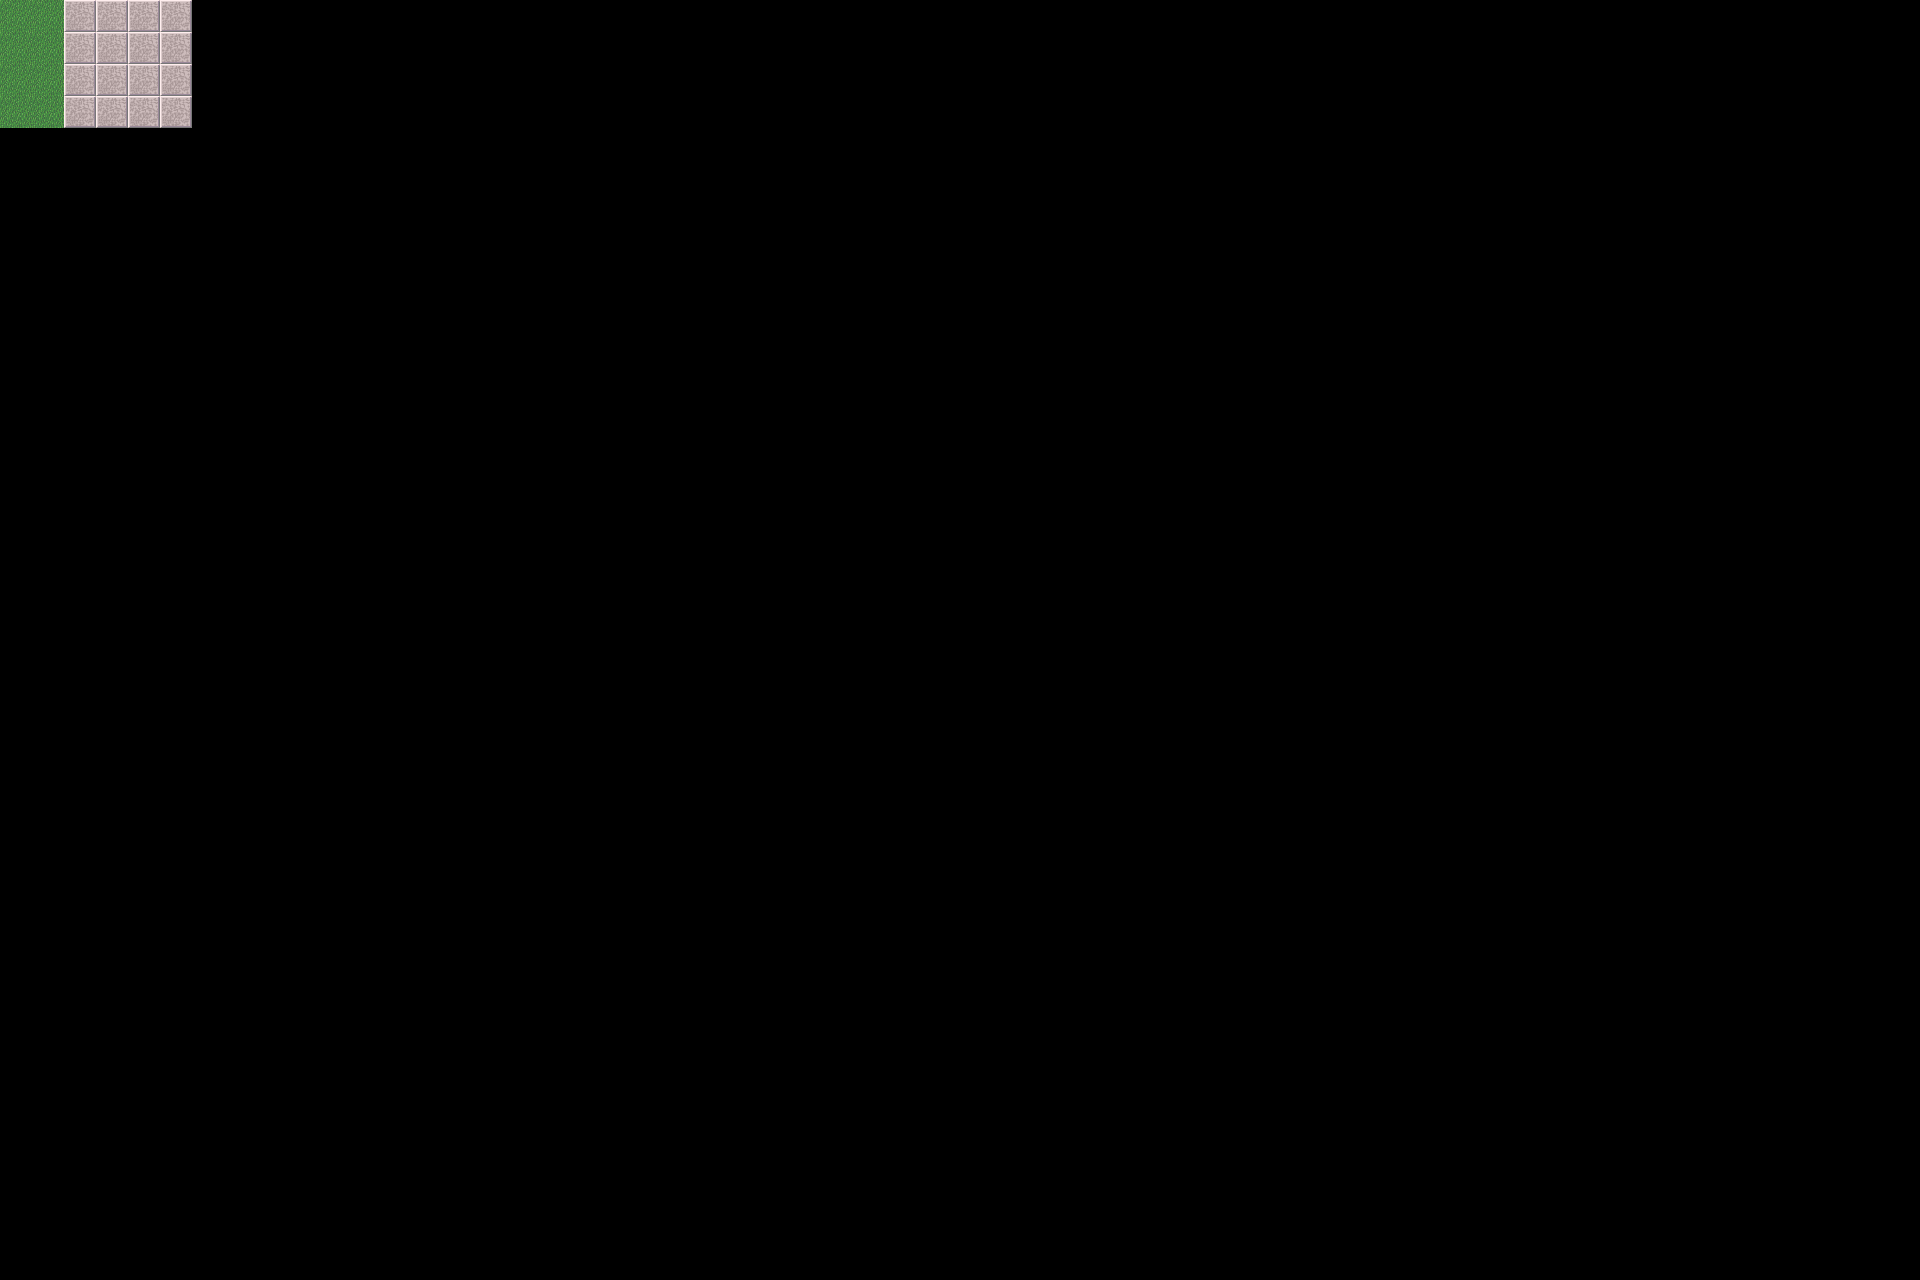

Tiled map render using the project's own tile images. Description and the whole map definition, tile-layer contents included, below:
An orthogonal 60x40 tile map with 32x32 px tiles, 1 tile layer (图块层 1).

<map version="1.10" tiledversion="1.10.1" orientation="orthogonal" renderorder="right-down" width="60" height="40" tilewidth="32" tileheight="32" infinite="0" nextlayerid="2" nextobjectid="1">
 <tileset firstgid="1" source="map1.tsx" />
 <layer id="1" name="图块层 1" width="60" height="40">
  <data encoding="csv">
1,1,3,3,3,3,0,0,0,0,0,0,0,0,0,0,0,0,0,0,0,0,0,0,0,0,0,0,0,0,0,0,0,0,0,0,0,0,0,0,0,0,0,0,0,0,0,0,0,0,0,0,0,0,0,0,0,0,0,0,
1,1,3,3,3,3,0,0,0,0,0,0,0,0,0,0,0,0,0,0,0,0,0,0,0,0,0,0,0,0,0,0,0,0,0,0,0,0,0,0,0,0,0,0,0,0,0,0,0,0,0,0,0,0,0,0,0,0,0,0,
1,1,3,3,3,3,0,0,0,0,0,0,0,0,0,0,0,0,0,0,0,0,0,0,0,0,0,0,0,0,0,0,0,0,0,0,0,0,0,0,0,0,0,0,0,0,0,0,0,0,0,0,0,0,0,0,0,0,0,0,
1,1,3,3,3,3,0,0,0,0,0,0,0,0,0,0,0,0,0,0,0,0,0,0,0,0,0,0,0,0,0,0,0,0,0,0,0,0,0,0,0,0,0,0,0,0,0,0,0,0,0,0,0,0,0,0,0,0,0,0,
0,0,0,0,0,0,0,0,0,0,0,0,0,0,0,0,0,0,0,0,0,0,0,0,0,0,0,0,0,0,0,0,0,0,0,0,0,0,0,0,0,0,0,0,0,0,0,0,0,0,0,0,0,0,0,0,0,0,0,0,
0,0,0,0,0,0,0,0,0,0,0,0,0,0,0,0,0,0,0,0,0,0,0,0,0,0,0,0,0,0,0,0,0,0,0,0,0,0,0,0,0,0,0,0,0,0,0,0,0,0,0,0,0,0,0,0,0,0,0,0,
0,0,0,0,0,0,0,0,0,0,0,0,0,0,0,0,0,0,0,0,0,0,0,0,0,0,0,0,0,0,0,0,0,0,0,0,0,0,0,0,0,0,0,0,0,0,0,0,0,0,0,0,0,0,0,0,0,0,0,0,
0,0,0,0,0,0,0,0,0,0,0,0,0,0,0,0,0,0,0,0,0,0,0,0,0,0,0,0,0,0,0,0,0,0,0,0,0,0,0,0,0,0,0,0,0,0,0,0,0,0,0,0,0,0,0,0,0,0,0,0,
0,0,0,0,0,0,0,0,0,0,0,0,0,0,0,0,0,0,0,0,0,0,0,0,0,0,0,0,0,0,0,0,0,0,0,0,0,0,0,0,0,0,0,0,0,0,0,0,0,0,0,0,0,0,0,0,0,0,0,0,
0,0,0,0,0,0,0,0,0,0,0,0,0,0,0,0,0,0,0,0,0,0,0,0,0,0,0,0,0,0,0,0,0,0,0,0,0,0,0,0,0,0,0,0,0,0,0,0,0,0,0,0,0,0,0,0,0,0,0,0,
0,0,0,0,0,0,0,0,0,0,0,0,0,0,0,0,0,0,0,0,0,0,0,0,0,0,0,0,0,0,0,0,0,0,0,0,0,0,0,0,0,0,0,0,0,0,0,0,0,0,0,0,0,0,0,0,0,0,0,0,
0,0,0,0,0,0,0,0,0,0,0,0,0,0,0,0,0,0,0,0,0,0,0,0,0,0,0,0,0,0,0,0,0,0,0,0,0,0,0,0,0,0,0,0,0,0,0,0,0,0,0,0,0,0,0,0,0,0,0,0,
0,0,0,0,0,0,0,0,0,0,0,0,0,0,0,0,0,0,0,0,0,0,0,0,0,0,0,0,0,0,0,0,0,0,0,0,0,0,0,0,0,0,0,0,0,0,0,0,0,0,0,0,0,0,0,0,0,0,0,0,
0,0,0,0,0,0,0,0,0,0,0,0,0,0,0,0,0,0,0,0,0,0,0,0,0,0,0,0,0,0,0,0,0,0,0,0,0,0,0,0,0,0,0,0,0,0,0,0,0,0,0,0,0,0,0,0,0,0,0,0,
0,0,0,0,0,0,0,0,0,0,0,0,0,0,0,0,0,0,0,0,0,0,0,0,0,0,0,0,0,0,0,0,0,0,0,0,0,0,0,0,0,0,0,0,0,0,0,0,0,0,0,0,0,0,0,0,0,0,0,0,
0,0,0,0,0,0,0,0,0,0,0,0,0,0,0,0,0,0,0,0,0,0,0,0,0,0,0,0,0,0,0,0,0,0,0,0,0,0,0,0,0,0,0,0,0,0,0,0,0,0,0,0,0,0,0,0,0,0,0,0,
0,0,0,0,0,0,0,0,0,0,0,0,0,0,0,0,0,0,0,0,0,0,0,0,0,0,0,0,0,0,0,0,0,0,0,0,0,0,0,0,0,0,0,0,0,0,0,0,0,0,0,0,0,0,0,0,0,0,0,0,
0,0,0,0,0,0,0,0,0,0,0,0,0,0,0,0,0,0,0,0,0,0,0,0,0,0,0,0,0,0,0,0,0,0,0,0,0,0,0,0,0,0,0,0,0,0,0,0,0,0,0,0,0,0,0,0,0,0,0,0,
0,0,0,0,0,0,0,0,0,0,0,0,0,0,0,0,0,0,0,0,0,0,0,0,0,0,0,0,0,0,0,0,0,0,0,0,0,0,0,0,0,0,0,0,0,0,0,0,0,0,0,0,0,0,0,0,0,0,0,0,
0,0,0,0,0,0,0,0,0,0,0,0,0,0,0,0,0,0,0,0,0,0,0,0,0,0,0,0,0,0,0,0,0,0,0,0,0,0,0,0,0,0,0,0,0,0,0,0,0,0,0,0,0,0,0,0,0,0,0,0,
0,0,0,0,0,0,0,0,0,0,0,0,0,0,0,0,0,0,0,0,0,0,0,0,0,0,0,0,0,0,0,0,0,0,0,0,0,0,0,0,0,0,0,0,0,0,0,0,0,0,0,0,0,0,0,0,0,0,0,0,
0,0,0,0,0,0,0,0,0,0,0,0,0,0,0,0,0,0,0,0,0,0,0,0,0,0,0,0,0,0,0,0,0,0,0,0,0,0,0,0,0,0,0,0,0,0,0,0,0,0,0,0,0,0,0,0,0,0,0,0,
0,0,0,0,0,0,0,0,0,0,0,0,0,0,0,0,0,0,0,0,0,0,0,0,0,0,0,0,0,0,0,0,0,0,0,0,0,0,0,0,0,0,0,0,0,0,0,0,0,0,0,0,0,0,0,0,0,0,0,0,
0,0,0,0,0,0,0,0,0,0,0,0,0,0,0,0,0,0,0,0,0,0,0,0,0,0,0,0,0,0,0,0,0,0,0,0,0,0,0,0,0,0,0,0,0,0,0,0,0,0,0,0,0,0,0,0,0,0,0,0,
0,0,0,0,0,0,0,0,0,0,0,0,0,0,0,0,0,0,0,0,0,0,0,0,0,0,0,0,0,0,0,0,0,0,0,0,0,0,0,0,0,0,0,0,0,0,0,0,0,0,0,0,0,0,0,0,0,0,0,0,
0,0,0,0,0,0,0,0,0,0,0,0,0,0,0,0,0,0,0,0,0,0,0,0,0,0,0,0,0,0,0,0,0,0,0,0,0,0,0,0,0,0,0,0,0,0,0,0,0,0,0,0,0,0,0,0,0,0,0,0,
0,0,0,0,0,0,0,0,0,0,0,0,0,0,0,0,0,0,0,0,0,0,0,0,0,0,0,0,0,0,0,0,0,0,0,0,0,0,0,0,0,0,0,0,0,0,0,0,0,0,0,0,0,0,0,0,0,0,0,0,
0,0,0,0,0,0,0,0,0,0,0,0,0,0,0,0,0,0,0,0,0,0,0,0,0,0,0,0,0,0,0,0,0,0,0,0,0,0,0,0,0,0,0,0,0,0,0,0,0,0,0,0,0,0,0,0,0,0,0,0,
0,0,0,0,0,0,0,0,0,0,0,0,0,0,0,0,0,0,0,0,0,0,0,0,0,0,0,0,0,0,0,0,0,0,0,0,0,0,0,0,0,0,0,0,0,0,0,0,0,0,0,0,0,0,0,0,0,0,0,0,
0,0,0,0,0,0,0,0,0,0,0,0,0,0,0,0,0,0,0,0,0,0,0,0,0,0,0,0,0,0,0,0,0,0,0,0,0,0,0,0,0,0,0,0,0,0,0,0,0,0,0,0,0,0,0,0,0,0,0,0,
0,0,0,0,0,0,0,0,0,0,0,0,0,0,0,0,0,0,0,0,0,0,0,0,0,0,0,0,0,0,0,0,0,0,0,0,0,0,0,0,0,0,0,0,0,0,0,0,0,0,0,0,0,0,0,0,0,0,0,0,
0,0,0,0,0,0,0,0,0,0,0,0,0,0,0,0,0,0,0,0,0,0,0,0,0,0,0,0,0,0,0,0,0,0,0,0,0,0,0,0,0,0,0,0,0,0,0,0,0,0,0,0,0,0,0,0,0,0,0,0,
0,0,0,0,0,0,0,0,0,0,0,0,0,0,0,0,0,0,0,0,0,0,0,0,0,0,0,0,0,0,0,0,0,0,0,0,0,0,0,0,0,0,0,0,0,0,0,0,0,0,0,0,0,0,0,0,0,0,0,0,
0,0,0,0,0,0,0,0,0,0,0,0,0,0,0,0,0,0,0,0,0,0,0,0,0,0,0,0,0,0,0,0,0,0,0,0,0,0,0,0,0,0,0,0,0,0,0,0,0,0,0,0,0,0,0,0,0,0,0,0,
0,0,0,0,0,0,0,0,0,0,0,0,0,0,0,0,0,0,0,0,0,0,0,0,0,0,0,0,0,0,0,0,0,0,0,0,0,0,0,0,0,0,0,0,0,0,0,0,0,0,0,0,0,0,0,0,0,0,0,0,
0,0,0,0,0,0,0,0,0,0,0,0,0,0,0,0,0,0,0,0,0,0,0,0,0,0,0,0,0,0,0,0,0,0,0,0,0,0,0,0,0,0,0,0,0,0,0,0,0,0,0,0,0,0,0,0,0,0,0,0,
0,0,0,0,0,0,0,0,0,0,0,0,0,0,0,0,0,0,0,0,0,0,0,0,0,0,0,0,0,0,0,0,0,0,0,0,0,0,0,0,0,0,0,0,0,0,0,0,0,0,0,0,0,0,0,0,0,0,0,0,
0,0,0,0,0,0,0,0,0,0,0,0,0,0,0,0,0,0,0,0,0,0,0,0,0,0,0,0,0,0,0,0,0,0,0,0,0,0,0,0,0,0,0,0,0,0,0,0,0,0,0,0,0,0,0,0,0,0,0,0,
0,0,0,0,0,0,0,0,0,0,0,0,0,0,0,0,0,0,0,0,0,0,0,0,0,0,0,0,0,0,0,0,0,0,0,0,0,0,0,0,0,0,0,0,0,0,0,0,0,0,0,0,0,0,0,0,0,0,0,0,
0,0,0,0,0,0,0,0,0,0,0,0,0,0,0,0,0,0,0,0,0,0,0,0,0,0,0,0,0,0,0,0,0,0,0,0,0,0,0,0,0,0,0,0,0,0,0,0,0,0,0,0,0,0,0,0,0,0,0,0
</data>
 </layer>
</map>
